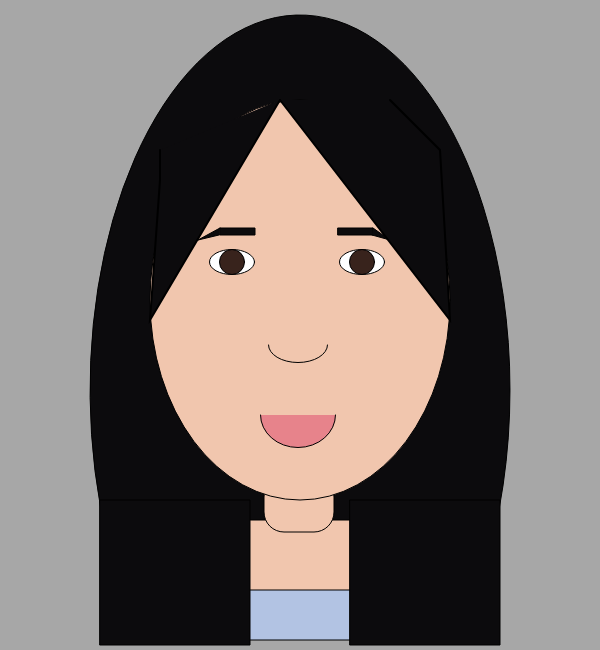
Frame 1 (no input)
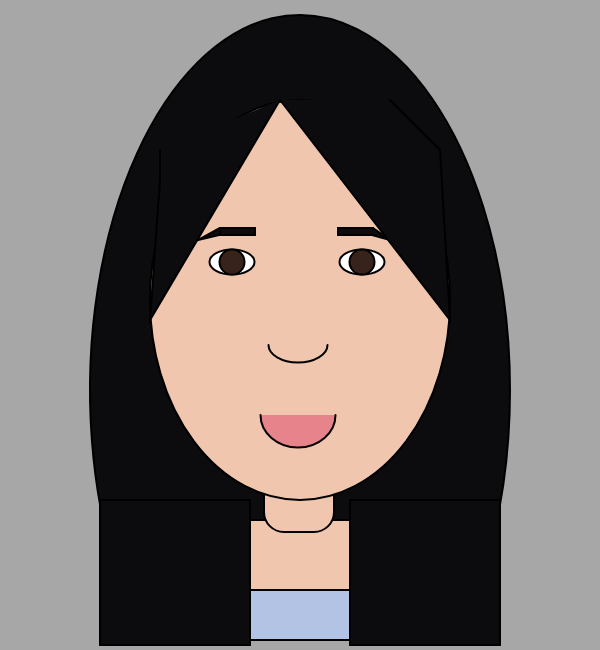
Frame 60 (no input)
Frame 120 (the mouse pressed at the canvas centre since frame 60): identical to frame 60, image omitted

The p5.js sketch that drew these frames (run headless with seeded random() and noise() and a simulated clock; from frame 60 on, the mouse is pressed at the canvas centre):

// p5.js sketch
// ── sketch.js
var gDebugMode = false;

function setup() {
  createCanvas(600, 650);
 
 textSize(20);
 textAlign(LEFT);


}

// Draw code goes here
function draw() {
  background(167);
  
  //hair
  fill('#0c0b0d');
  arc(300,390,420,750, QUARTER_PI+ HALF_PI, QUARTER_PI,OPEN);

  //shoulders
  fill('#f1c6ae');
  rect(173,520,250,100);

  //shirt
  fill('#b2c3e3');
  rect(173,590,250,50);

  //neck
  fill('#f1c6ae');
  rect(264,477, 70, 55, 20);

  //front hair
  fill('#0c0b0d');
  rect(100,500,150,145);
  fill('#0c0b0d');
  rect(350,500,150,145);

  //face
  fill('#f1c6ae');
  ellipse( 300,300, 300, 400);

  //white eyes
  fill('ffffff');
  ellipse(232,262,45,25);

  // white eyes
  fill('ffffff');
  ellipse(362,262,45,25);

  // brown eyes
  fill('#38231c');
  ellipse(362,262,25,25);

  //brown eyes
  fill('#38231c');
  ellipse(232,262,25,25);
  //mouth
  fill('#e7838b');
  arc(298, 415, 75,65,0,PI);

  //nose
  noFill();
  arc(298, 345, 59,35,0,PI);

  //eyebrows add ends of eyebrows
  fill('#0c0b0d');
  rect(338,228,35,7);
  beginShape();
  vertex(373,228);
  vertex(390,240);
  vertex(372,235);
  endShape();
  fill('#0c0b0d');
  rect(220,228,35,7);
  beginShape();
  vertex(220,228);
  vertex(198,240);
  vertex(219,235);
  endShape();

  //bangs
  strokeWeight(2);
  beginShape();
  vertex(280,100);
  vertex(150,320);
  vertex(160,180);
  vertex(160,150);
  endShape();

  beginShape();
  vertex(280,100);
  vertex(450,320);
  vertex(440,150);
  vertex(390,100);
  endShape();
  

  if (gDebugMode == true){
    drawDebugInfo();
  }

  function drawDebugInfo() {
    fill(255);
    text("X: " + mouseX + " Y: " + mouseY, 20, height - 20);
  }
}
